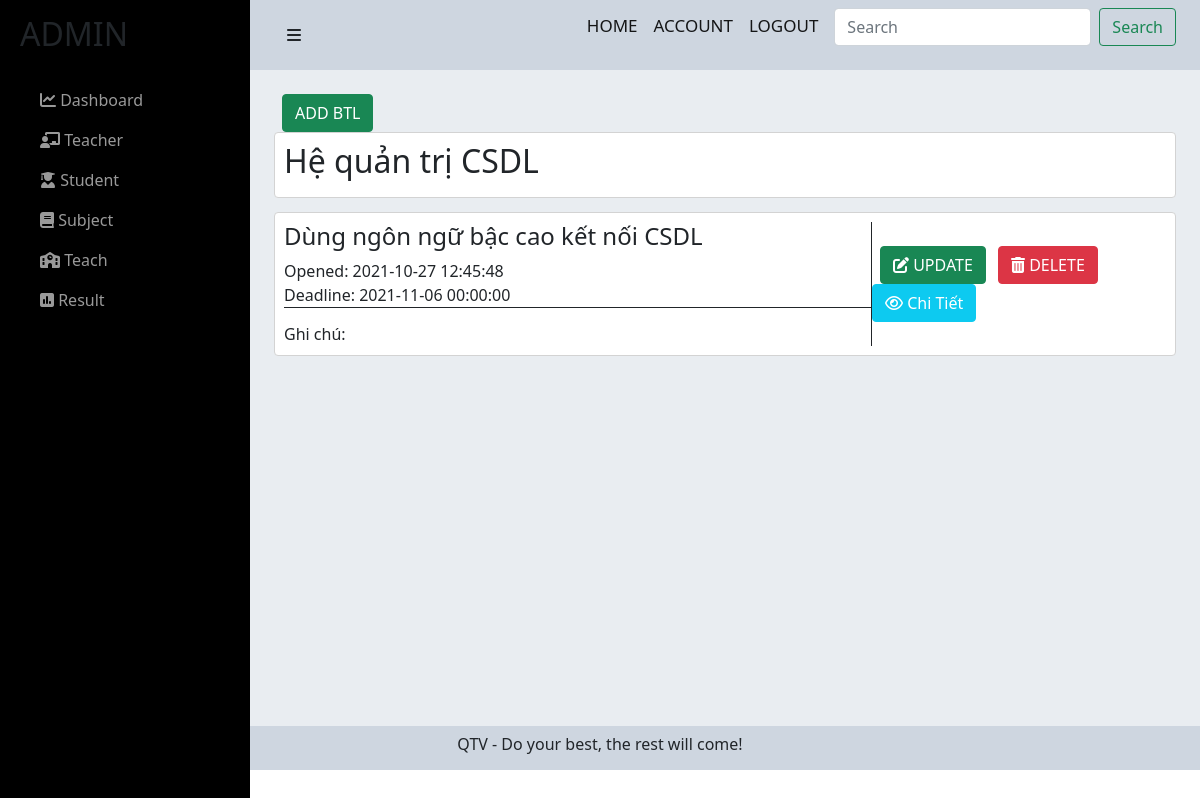
The app's page /admin/btl.php?idMH=2 (signed in), older data.
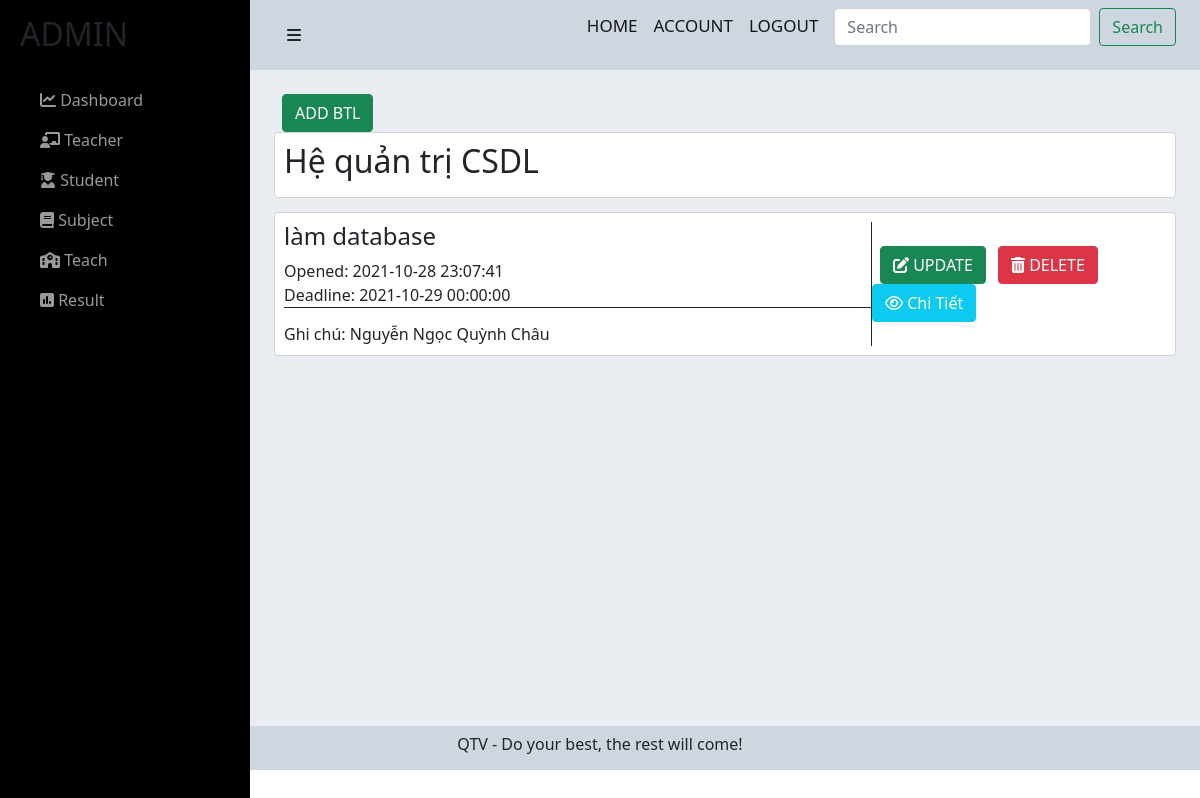
The same page, newer data.
### tables this page shows
CREATE TABLE `btl` (
  `idBTL` int(11) NOT NULL,
  `nameBTL` varchar(255) NOT NULL,
  `formatBTL` varchar(255) NOT NULL,
  `openedBTL` datetime NOT NULL DEFAULT current_timestamp(),
  `deadlineBTL` datetime NOT NULL,
  `idMH` int(11) NOT NULL,
  `notebtl` varchar(255) NOT NULL
);

### admin/btl.php (the view, shortened to what the changed rows need)
<?php include('../config/config.php');
?>
<link href="https://cdn.jsdelivr.net/npm/bootstrap@5.0.2/dist/css/bootstrap.min.css" rel="stylesheet">
<link rel="stylesheet" href="https://cdnjs.cloudflare.com/ajax/libs/font-awesome/6.0.0-beta2/css/all.min.css" />
<link rel="stylesheet" href="../css/exercise-subject-admin.css">
<?php
if (isset($_GET['idMH'])) {
    $idMH = $_GET['idMH'];
    $sql1 = "SELECT * FROM monhoc where idMH = $idMH";
    $res1 = mysqli_query($conn, $sql1);
    $row1 = mysqli_fetch_assoc($res1);
    $nameMH = $row1['nameMH'];
}
?>
<div id="wrapper">
    <div id="sidebar-wrapper">
        <ul class="sidebar-nav">
            <li class="sidebar-brand">
                <h2>ADMIN</h2>
            </li>
        </ul>
    </div>
    <div id="page-content-wrapper">
        <div class="container-fluid">
            <div class="row">
                <div class="col-lg-12">
                    <div class="main-content">
                        <div class="container">
                            <br>
                        <br>
                            <div class="tittle-mh">
                                <h2><?php echo $nameMH ?></h2>
                            </div>
                            <?php
                            $sql3 = "SELECT * FROM btl WHERE idMH = '$idMH'";
                            $res3 = mysqli_query($conn, $sql3);
                            if ($res3 == true) {
                                while ($row3 = mysqli_fetch_assoc($res3)) {
                            ?>
                                    <div class="title-btvn">
                                            <div class="name-btvn row">
                                                  <div class="content-btvn col-md-8">
                                                  <h4><?php echo $row3['nameBTL'] ?></h4>
                                                    <p><span style="font-weight: 500;">Opened: </span><?php echo $row3['openedBTL'] ?></p>
                                                    <p style="border-bottom: 1px solid;"><span style="font-weight: 500;">Deadline: </span><?php echo $row3['deadlineBTL'] ?></p>
                                                    <p class="note">Ghi chú: <?php echo $row3['notebtl'] ?></p>
                                                  </div>
                                                  <div style="margin:auto"  class="service col-md-4">
                                                  <a href="./upd-btl-admin.php?idBTL=<?php echo $row3['idBTL']; ?>"><button type="button" class="btn btn-success text-white me-2"><i class="fas fa-edit"></i> UPDATE</button></a>
                                                  <a href="./del-btl-admin.php?idBTL=<?php echo $row3['idBTL']; ?>"><button type="button" class="btn btn-danger text-white me-2"><i class="fas fa-trash-alt"></i> DELETE</button></a>
                                                  <a href="./chitiet-btl-admin.php?idBTL=<?php echo $row3['idBTL']; ?>&&idMH=<?php echo $row3['idMH']; ?>"><button type="button" class="btn btn-info text-white me-2"><i class="far fa-eye"></i> Chi Tiết</button></a>
                                                  </div>
                                            </div>
                                        </div>
                                <?php
                                }
                            }
                                ?>
                                    </div>
                        </div>
                    </div>
                </div>
            </div>
        </div>
    </div>

Row changes from the older to the newer data that the page shows:
no longer on this page (row edited): btl: nameBTL "Dùng ngôn ngữ bậc cao kết nối CSDL", openedBTL "2021-10-27 12:45:48", deadlineBTL "2021-11-06 00:00:00"
added btl: nameBTL "làm database", openedBTL "2021-10-28 23:07:41", deadlineBTL "2021-10-29 00:00:00", notebtl "Nguyễn Ngọc Quỳnh Châu"
